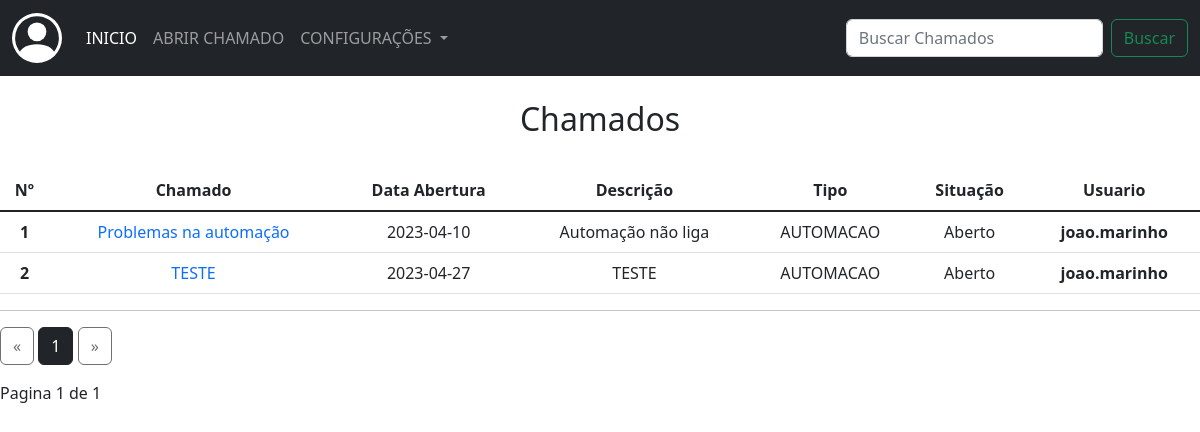
/chamados_suporte (signed in), run on the app's committed database.
### app/models/tab_chamados.py (models this page shows)
class Chamados(db.Model):
    __tablename__ = 'tab_chamados'
    id = db.Column(db.Integer, primary_key=True)
    data_add = db.Column(db.String(50), nullable=False)
    data_fim = db.Column(db.String(50), nullable=False)
    titulo = db.Column(db.String(100), nullable=False)
    descricao = db.Column(db.String(255), nullable=False)
    tipo_ch = db.Column(db.String(100), nullable=False)
    situacao = db.Column(db.String(50), nullable=False)
    ass_por = db.Column(db.String(100))
    telefone = db.Column(db.String(50))
    setor = db.Column(db.String(100))
    tab_usuarios_id = db.Column(db.Integer, db.ForeignKey('tab_usuarios.id'))

### app/routes/routes.py (the view)
@app.route("/chamados_suporte")
@login_required
def chamados_suporte():
    page = request.args.get('page',1,type=int)
    ch = Chamados.query.paginate(page=page, per_page=ROWS_PER_PAGE)
    return render_template("chamados_suporte.html", chamados = ch)

### app/routes/routes.py (called while the page is built)
@login_manager.user_loader
def load_user(user_id):
    return User.query.get(int(user_id))

### app/templates/chamados_suporte.html (shortened to what this page needs)
{% extends 'base.html' %}
{% block conteudo %}
<nav class="navbar navbar-expand-lg navbar-dark bg-dark">
    <div class="container-fluid">
      <a class="navbar-brand" href="#"></a>
      <div class="collapse navbar-collapse" id="navbarSupportedContent">
        <ul class="navbar-nav me-auto mb-2 mb-lg-0">
          <li class="nav-item">
            <a class="nav-link active" aria-current="page" href="#">INICIO</a>
          </li>
          <li class="nav-item">
            <a class="nav-link" href="{{url_for('abrir_chamado')}}">ABRIR CHAMADO</a>
          </li>
          <li class="nav-item dropdown">
            <a class="nav-link dropdown-toggle" href="#" role="button" data-bs-toggle="dropdown" aria-expanded="false">
              CONFIGURAÇÕES
            </a>
          </li>
        </ul>
        <form class="d-flex" role="search" action="" method="post">
          <input class="form-control me-2" type="search" placeholder="Buscar Chamados" aria-label="Search">
          <button class="btn btn-outline-success" type="submit">Buscar</button>
        </form>
      </div>
    </div>
</nav>
<br>
<h2 align="center">Chamados</h2>
<br>
<div>
  <table class="table">
    <thead>
      <tr>
        <th scope="col">Nº</th>
        <th scope="col">Chamado</th>
        <th scope="col">Data Abertura</th>
        <th scope="col">Descrição</th>
        <th scope="col">Tipo</th>
        <th scope="col">Situação</th>
        <th scope="col">Usuario</th>
      </tr>
    </thead>
    <tbody class="table-group-divider">
      {% for ch in chamados %}
      <tr>
        <th scope="row">{{ch.id}}</th>
        <td><a href="{{url_for('visualizar_chamados', id=ch.id)}}">{{ch.titulo}}</a></td>
        <td>{{ch.data_add}}</td>
        <td>{{ch.descricao}}</td>
        <td>{{ch.tipo_ch}}</td>
        <td>{{ch.situacao}}</td>
        <th>{{ch.tab_usuarios_id}}</th>
      </tr>
      {% endfor %}
    </tbody>
  </table>
  <hr>
  <div class="text-right">
    <a href="{{ url_for('chamados_suporte', page=chamados.prev_num) }}"
    class="btn btn-outline-dark
    {% if chamados.page == 1 %}disabled{% endif %}">
        &laquo;
    </a>
    {% for page_num in chamados.iter_pages(left_edge=1, right_edge=1, left_current=1, right_current=2) %}
{% if page_num %}
            {% if chamados.page == page_num %}
            <a href="{{ url_for('chamados_suporte', page=page_num) }}"
            class="btn btn-dark">
                {{ page_num }}
            </a>
            {% else %}
            <a href="{{ url_for('chamados_suporte', page=page_num) }}"
            class="btn btn-outline-dark">
                {{ page_num }}
            </a>
            {% endif %}
        {% else %}
            ...
        {% endif %}
    {% endfor %}
    <a href="{{ url_for('chamados_suporte', page=chamados.next_num) }}"
    class="btn btn-outline-dark
    {% if chamados.page == chamados.pages %}disabled{% endif %}">
        &raquo;
    </a>
</div>
<p class="text-right mt-3">
Pagina {{ chamados.page }} de {{ chamados.pages }}
</p>
</div>
<br>
{% endblock conteudo %}

### app/static/styles.css (style rules this page uses)
body { margin: 0px; }
.form-control { display: flex; flex-direction: column; align-items: center; justify-content: center; }
a { text-decoration: none; }
th, tr { text-align: center; }

### data on the page
Chamados: id "1", titulo "Problemas na automação", data_add "2023-04-10", descricao "Automação não liga", tipo_ch "AUTOMACAO", situacao "Aberto", tab_usuarios_id "joao.marinho"
Chamados: id "2", titulo "TESTE", data_add "2023-04-27", descricao "TESTE", tipo_ch "AUTOMACAO", situacao "Aberto", tab_usuarios_id "joao.marinho"

### other printed values
{{ page_num }} "1"
{{ chamados.page }} "1"
{{ chamados.pages }} "1"
